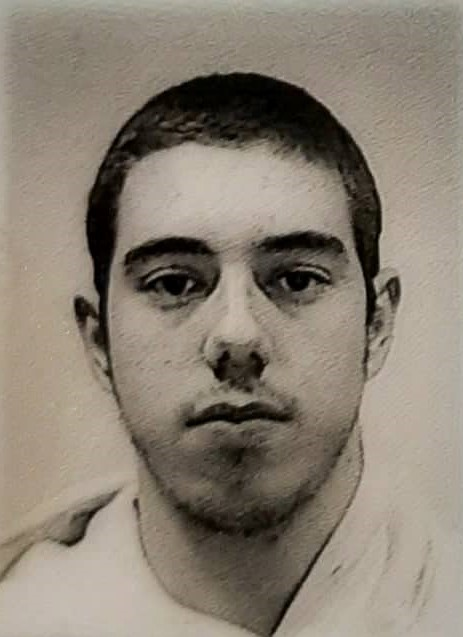
#> input picture src/plugins/ImageQuality/tests/GoncaloOldFoto.jpg, 463 x 637 px
$ python Fotofaces.py GoncaloOldFoto.jpg
#> lines starting #> are read from the running program, lines starting #| are printed output that depends on the picture; long printed decimals are rounded
import cv2
import sys

path = sys.argv[1]
image = cv2.imread(path)
#> image is the input picture: shape (637, 463, 3); mean B, G, R 115.5, 128.6, 138.1
gray = cv2.cvtColor(image, cv2.COLOR_BGR2GRAY)
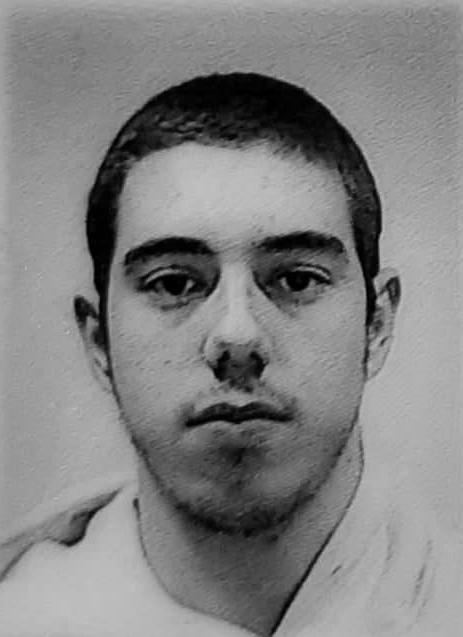
#> gray: shape (637, 463); min 0, max 194, mean 130
score = cv2.quality.QualityBRISQUE_compute(gray, "brisque_model_live.yml", "brisque_range_live.yml")
#> score = (46.3, 0, 0, 0)
obj = cv2.quality.QualityBRISQUE_create("brisque_model_live.yml", "brisque_range_live.yml")
score = obj.compute(gray)[0]
#> score = 46.3
print(score)
#| 46.297

$ run again, on src/plugins/ImageQuality/tests/bad_quality2.jpg
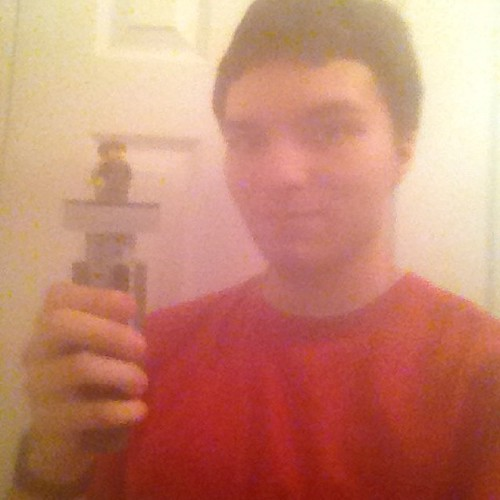
#> input picture src/plugins/ImageQuality/tests/bad_quality2.jpg, 500 x 500 px
#> image is the input picture: shape (500, 500, 3); mean B, G, R 112.5, 134.1, 196.8
#> `gray = cv2.cvtColor(image, cv2.COLOR_BGR2GRAY)`:
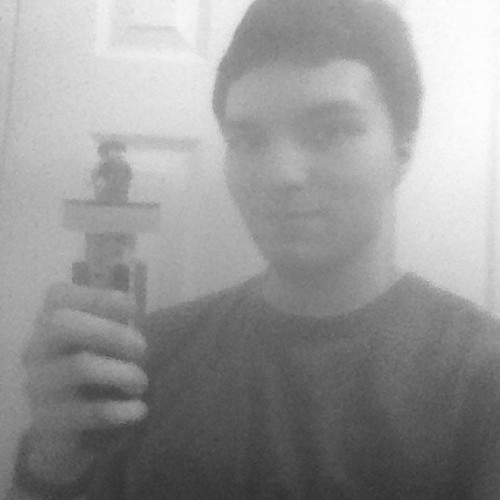
#> gray: shape (500, 500); min 48, max 253, mean 150.4
#> `score = cv2.quality.QualityBRISQUE_compute(gray, "brisque_model_live.y..`: score = (24.97, 0, 0, 0)
#> `score = obj.compute(gray)[0]`: score = 24.97
#| 24.967
